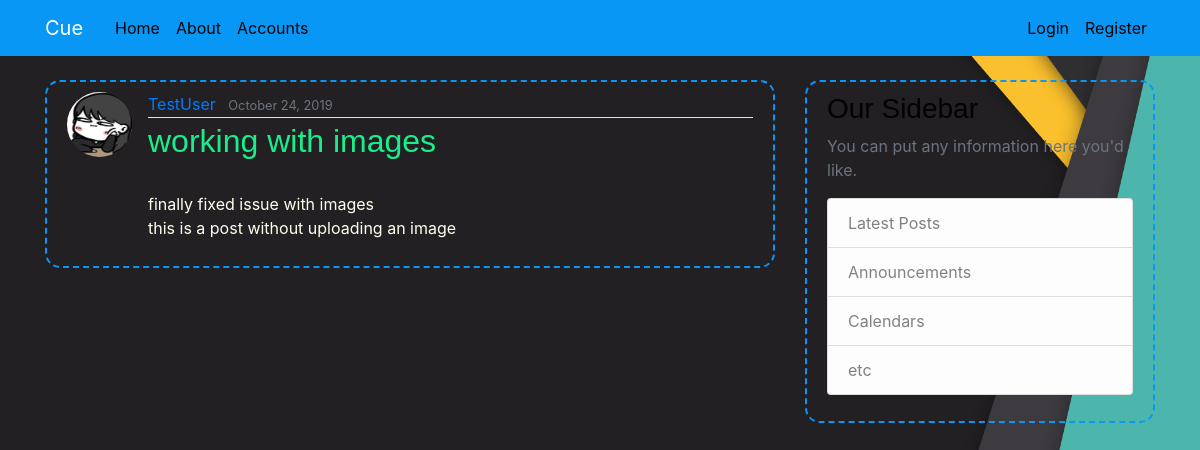
The page /post/26/ on the database its author committed.
### blog/models.py (models this page shows, shortened)
class Post(models.Model):
    title = models.CharField(max_length = 100)
    content = models.TextField()
    date_posted = models.DateTimeField(default=timezone.now)
    author  = models.ForeignKey(User,on_delete=models.CASCADE)
    image = models.ImageField(blank=True,null=True,upload_to='posts_pics')
    @property
    def image_url(self):
        if self.image:
            return self.image.url
        return ''

### users/models.py (models this page shows, shortened)
class Profile(models.Model):
    user = models.OneToOneField(User,on_delete=models.CASCADE)
    image = models.ImageField(default='default.jpg',upload_to='profile_pics')

### blog/views.py (the view)
# urls.py: path('post/<int:pk>/',PostDetailView.as_view(),name = 'post-detail'),
class PostDetailView(DetailView):
    model = Post

### blog/templates/blog/post_detail.html (shortened to what this page needs)
{% extends "blog/base.html" %}
{% block content %}
    <article class="media content-section">
      <img class = "rounded-circle article-img" src = "{{ post.author.profile.image.url }}">
            <div class="media-body">
              <div class="article-metadata">
                 <a class="mr-2" href="#">{{ object.author }}</a>
                 <small class="text-muted">{{ object.date_posted |date:"F d, Y"}}</small>
            </div>
              <h2 class="article-title" href="#">{{ object.title }}</h2>
              <p class="article-content">{{ object.content }}</p>
            </div>
    </article>
{% endblock content %}

### blog/static/blog/main.css (style rules this page uses)
body { background: #f0eaea; color: #111010; margin-top: 5rem; }
h1, h2, h3 { color: #030202; font-family: Arial, Helvetica, sans-serif; }
.content-section { background:transparent; padding: 10px 20px; border: 2px dashed #0997f6; border-radius: 15px; margin-bottom: 20px; color: #fffff0; }
.article-title { color: #1aee8b; }
.article-content { white-space: pre-line; }
.article-img { height: 65px; width: 65px; margin-right: 16px; }
.article-metadata { padding-bottom: 1px; margin-bottom: 4px; border-bottom: 1px solid #e3e3e3 }

### rows shown on the page
Post: author.profile.image (picture), author "TestUser", date_posted "October 24, 2019", title "working with images", content "finally fixed issue with images this is a post without uploading an image"
